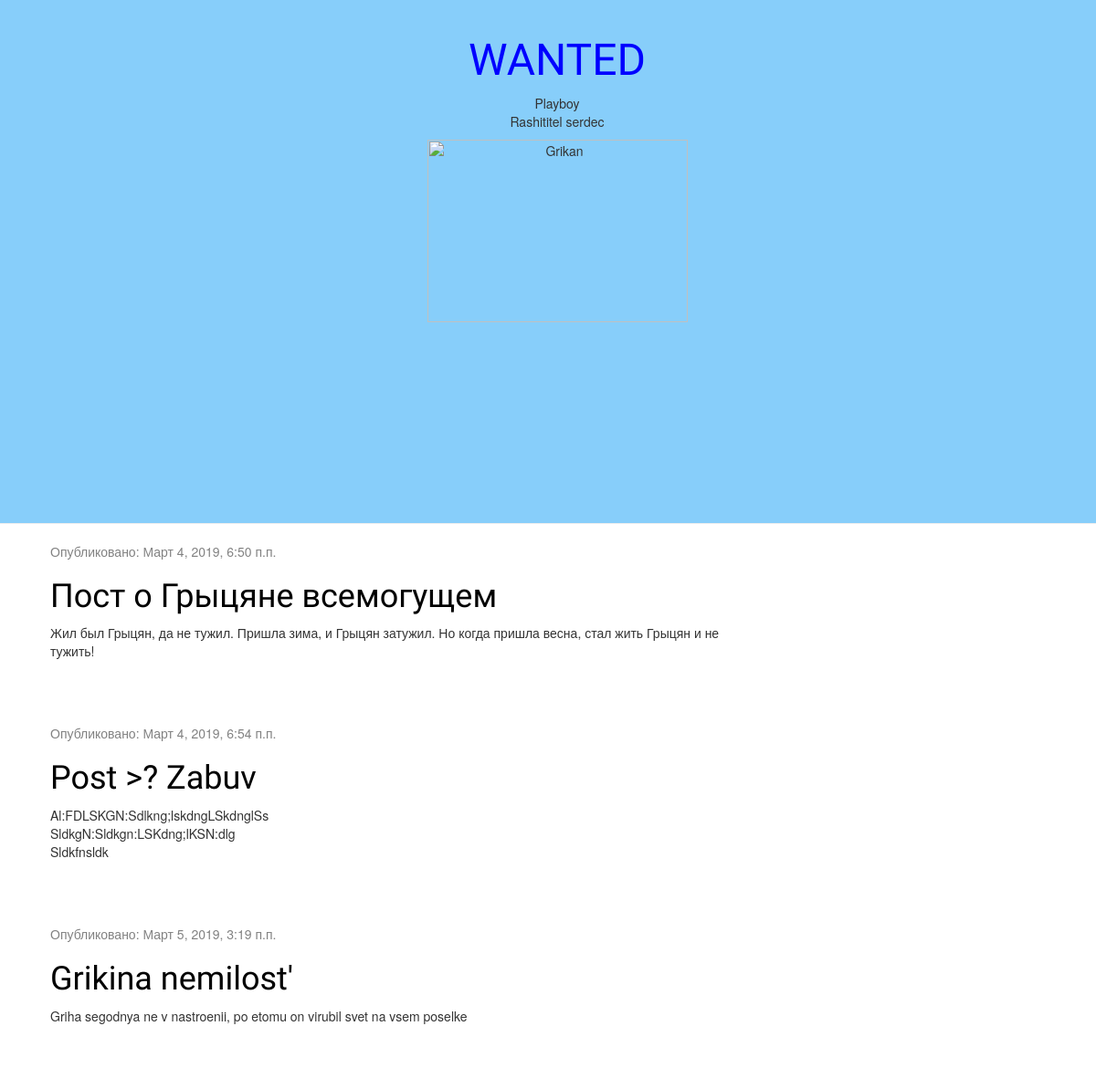
Before: / with the older database file.
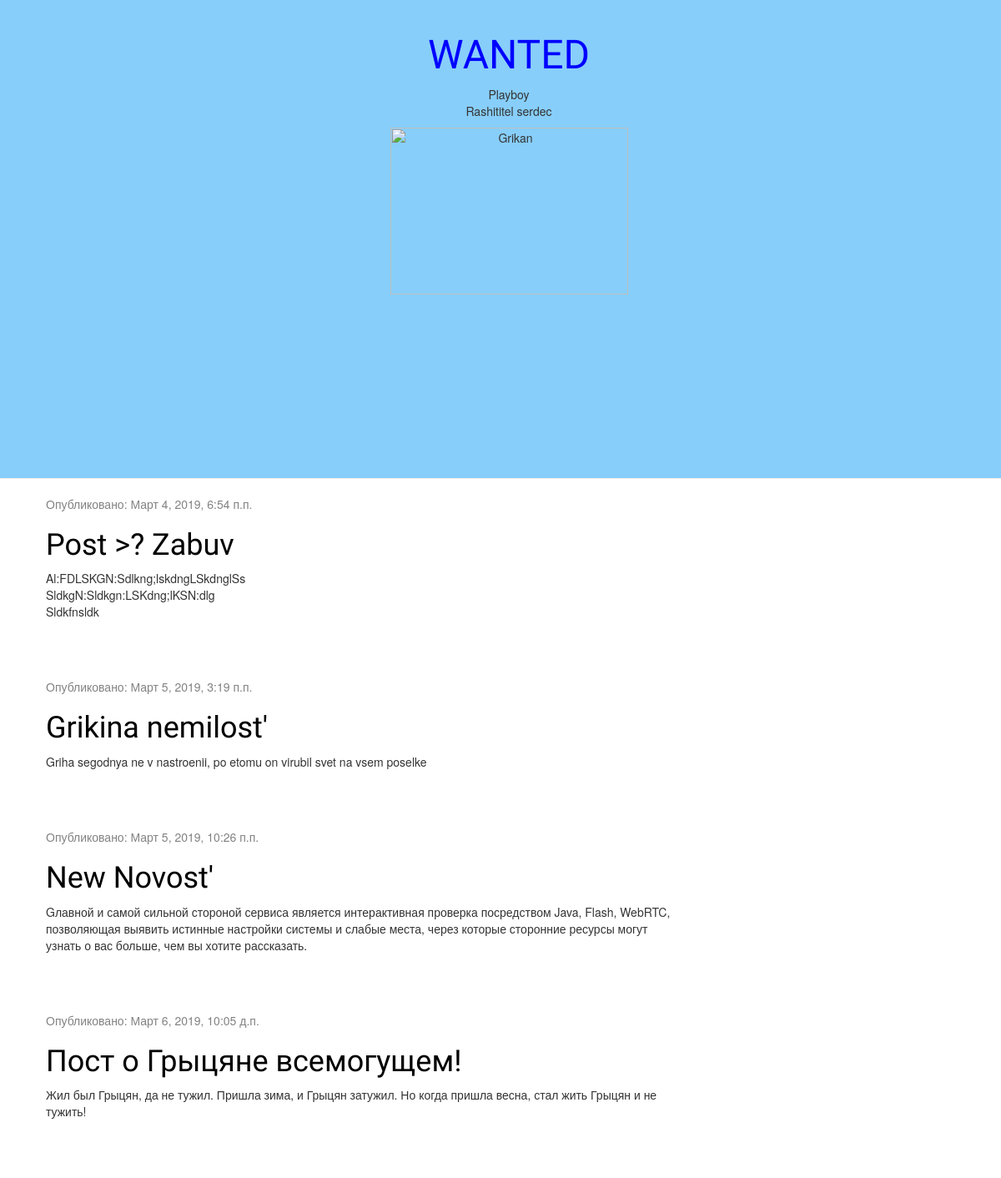
After: the same page with the newer database file.
### blog/models.py (models this page shows, shortened)
class Post(models.Model):
    author = models.ForeignKey(settings.AUTH_USER_MODEL, on_delete=models.CASCADE)
    title = models.CharField(max_length=200)
    text = models.TextField()
    created_date = models.DateTimeField(default=timezone.now)
    published_date = models.DateTimeField(blank=True, null=True)

### blog/views.py (the view)
# urls.py: path('', views.post_list, name='post_list'),
def post_list(request):
    posts = Post.objects.filter(published_date__lte=timezone.now()).order_by('published_date')
    return render(request, 'blog/post_list.html', {'posts':posts})

### blog/templates/blog/post_list.html
{% extends 'blog/base.html' %}
{% block content %}
            {% for post in posts %}
                <div class="post">
                    <div class="date">
                        <p>Опубликовано: {{ post.published_date }}</p>
                    </div>
                    <h1><a href="{% url 'post_detail' pk=post.pk %}">{{ post.title }}</a></h1>
                    <p>{{ post.text|linebreaksbr }}</p>
                </div>
            {% endfor %}
{% endblock %}

### blog/templates/blog/base.html (shortened to what this page needs)
{% load static %}
<html>
    <head>
        <link rel="stylesheet" href="//maxcdn.bootstrapcdn.com/bootstrap/3.2.0/css/bootstrap.min.css">
        <link rel="stylesheet" href="//maxcdn.bootstrapcdn.com/bootstrap/3.2.0/css/bootstrap-theme.min.css">
        <link rel="stylesheet" href="{% static 'css/blog.css' %}">
    </head>
    <body>
        <div align=center class=page-header>
            <h1><a href="/">WANTED</a></h1>
            <p>Playboy<br>Rashititel serdec</p>
            <img height=50% src="http://i.piccy.info/i9/4c5fa6209ed6de6b73c12b0edc4dafd6/1551732280/45474/1305615/12.jpg" alt="Grikan">
        </div>
        <div class="content container">
    <div class="row">
        <div class="col-md-8">
            {% block content %}
            {% endblock %}
        </div>
    </div>
</div>
    </body>
</html>

### blog/static/css/blog.css (style rules this page uses)
h1 a { color:lightseagreen; font-family: 'lobster'; }
.page-header { background-color: lightskyblue; margin-top: 0; padding: 20px 20px 20px 40px; }
.page-header h1, .page-header h1 a, .page-header h1 a:visited, .page-header h1 a:active { color: blue; font-size: 36pt; text-decoration: none; }
.content { margin-left: 40px; }
h1, h2, h3, h4 { font-family: 'Lobster', cursive; }
.date { color: #828282; }
.post { margin-bottom: 70px; }
.post h1 a, .post h1 a:visited { color: #000000; }

Changed rows visible on the page:
added Post: published_date "Март 5, 2019, 10:26 п.п.", title "New Novost'", text "Gлавной и самой сильной стороной сервиса является интерактивная проверка посредством Java, Flash, WebRTC, позволяющая выявить истинные настройки системы и слабые места, через которые сторонние ресурсы могут узнать о вас больше, чем вы хотите рассказать."
changed Post: published_date "Март 4, 2019, 6:50 п.п." → "Март 6, 2019, 10:05 д.п."; title "Пост о Грыцяне всемогущем" → "Пост о Грыцяне всемогущем!"; moves down the list
